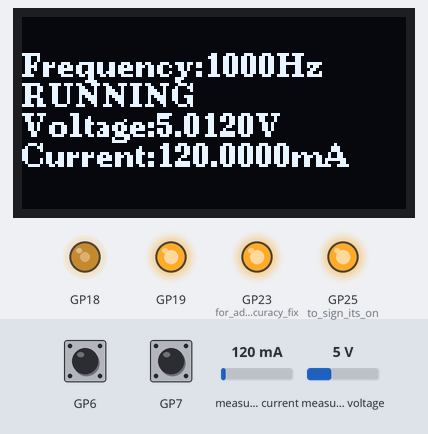
This sketch was run on a simulated Raspberry Pi Pico. On the bench: 128×64 one-colour display, output pins drawn as LEDs (lit = HIGH). The inputs (shaded band) are chosen by the test bench; at power-on: GP7 HIGH, GP6 HIGH, measured current 120 mA, measured voltage 5 V (analog values on the 0–1023 scale). What the sketch prints to the serial monitor is not drawn.

Above: at 1.2 s.
1.3 s: GP7 pulled LOW for 1 s
At 1.9 s:
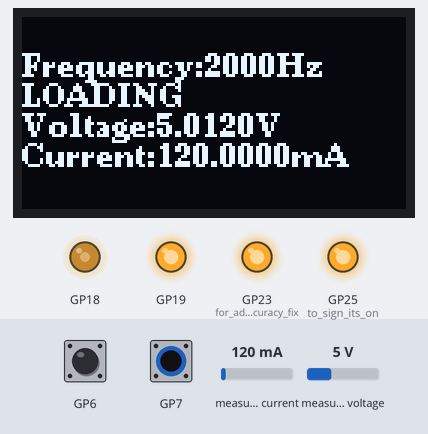
4.0 s: GP6 pulled LOW for 3.2 s
At 5.9 s:
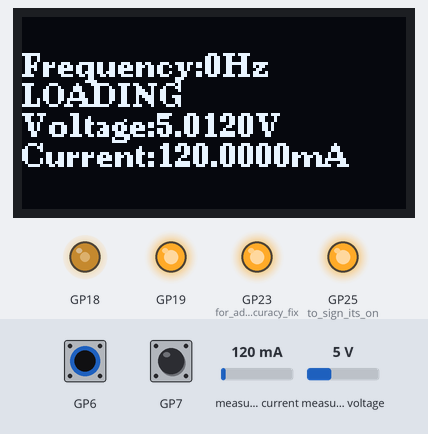
8.7 s: measured current set to 40 mA
At 9.6 s:
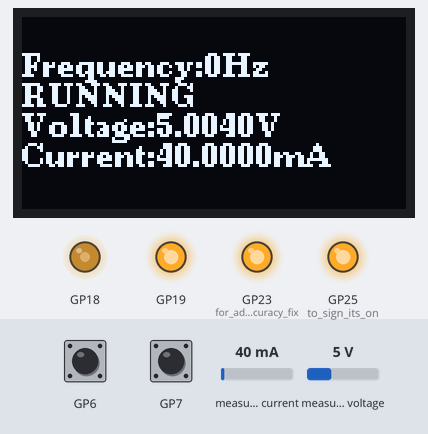
10.3 s: measured voltage set to 0.3 V
At 11.3 s:
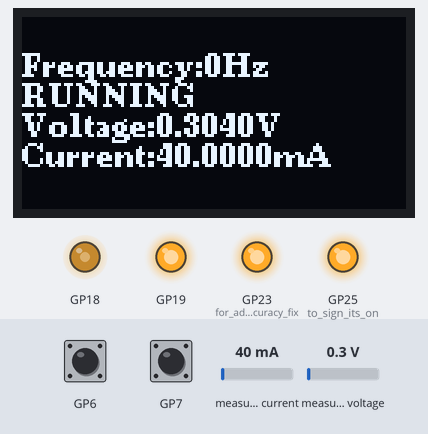
11.9 s: GP7 pulled LOW for 0.15 s
At 13.3 s:
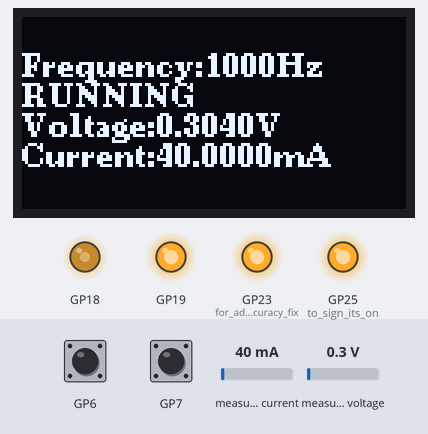
14.2 s: GP6 pulled LOW for 1 s
At 15.2 s:
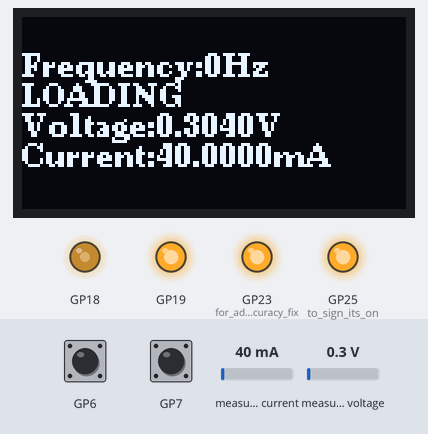
Timing chart, 0 to 17.2 s (numbered marks = the images above; inputs shaded):
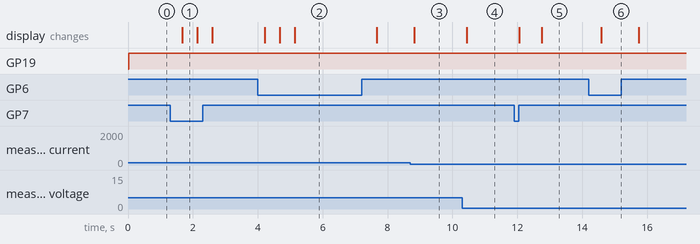

The sketch:

raspiPico.ino
```cpp
#include <U8g2lib.h>
#include <Wire.h>
#include <Adafruit_INA219.h>
#include <iomanip>
#include <sstream>

// #define RED 6
// #define GREEN 7
/*
   ! perhitungan I paling akurat = nilai sensor V dibagi resistansi (dicoba pakai 10 ohm)
*/

float shuntvoltage = 0;
float busvoltage = 0;
float current_mA = 0;
float loadvoltage = 0;

int fqbase = 1000; // initial frequency
int fqmax = 130000;
int fq = fqbase;
int fqnext = fq;
int fqInterval = 1000; // interval between frequency

float adc_voltage = 0.0;
int adc_value = 0;
float R1 = 30000.0;
float R2 = 7500.0;
float I, V;
float pi = 3.14159;
float R = 2.00; // load resistor

float avgV, Vtot, Vcount, Vrms, Vmax, Vdc; // V and I rms based on https://www.electricaltechnology.org/2019/05/rms-voltage-calculator.html
float avgI, Itot, Icount, Irms, Imax;
bool sendFlag = false;

/*
  ! pins to raspberry pi pico
  pins for fixes and tweaks
  gp23 for better adc
  gp25 for onboard led

  pins for button
  gp6 for red
  gp7 for green

  pins for h bridge
  gp19 for 100% duty cycle
  gp18 for direction pwm (square wave input to h bridge)

  pins for ssd1306 OLED and INA219 using I2C
  gp4 (SDA) to SDA (default SDA I2C)
  gp5 (SCL) to SCK (default SCL I2C)
*/

Adafruit_INA219 ina219;
U8G2_SSD1306_128X64_NONAME_F_HW_I2C u8g2(U8G2_R0, /* reset=*/U8X8_PIN_NONE);

void setup()
{

  // initial setup and necessary fixes
  pinMode(23, OUTPUT); // for adc accuracy fix
  digitalWrite(23, HIGH);
  pinMode(25, OUTPUT); // to sign its on
  digitalWrite(25, HIGH);

  // setup for output and input pins
  pinMode(18, OUTPUT);

  analogWriteFreq(fq);
  analogWriteResolution(8);
  analogWrite(18, 127);

  pinMode(6, INPUT_PULLUP);
  pinMode(7, INPUT_PULLUP);
}

void setup1()
{
  // init for serial monitor, V, and I variables
  Serial.begin(9600);
  ina219.begin();
  ina219.setCalibration_16V_400mA();

  avgV = 0;
  Vtot = 0;
  Vcount = 0;
  Vrms = 0;
  Vmax = 0;
  V = 0;
  Vdc = 0;
  avgI = 0;
  Itot = 0;
  Icount = 0;
  Irms = 0;
  Imax = 0;
  I = 0;
  shuntvoltage = 0;
  busvoltage = 0;
  current_mA = 0;
  loadvoltage = 0;

  // ssd 1306 setup
  u8g2.begin();
  u8g2.clearBuffer();
  u8g2.setFont(u8g2_font_ncenB08_tr);

  // hbridge PWM as 100% duty cycle for power
  pinMode(19, OUTPUT);
  digitalWrite(19, HIGH);

  analogReadResolution(12);
}

void loop()
{
  // base frequency generator
  // commented code below not used on current version
  bool REDlogic = digitalRead(6);
  bool GREENlogic = digitalRead(7);
  if (REDlogic == false && GREENlogic == false)
  {
  }
  else if (REDlogic == false)
  {
    if (fqnext >= fqbase)
    {
      fqnext -= fqInterval;
    }
  }
  else if (GREENlogic == false)
  {
    if (fqnext <= fqmax)
    {
      fqnext += fqInterval;
    }
  }
  else if (REDlogic == true && GREENlogic == true)
  {
    if ((fqnext != fq))
    {
      fq = fqnext;
      analogWriteFreq(fq);
      analogWriteResolution(8);
      analogWrite(18, 127);
    }
  }
  delay(500);
}

void loop1()
{
  u8g2.clearBuffer();
  // get data through serial monitor
  // template in serial "<frequency>,<Voltage in V>,<Current in mA>,<Power in W>"
  // Frequency-to-serial-monitor
  // for (int j; j = 20; j++)
  //{
  shuntvoltage = ina219.getShuntVoltage_mV();
  busvoltage = ina219.getBusVoltage_V();
  loadvoltage = busvoltage + shuntvoltage / 1000;
  V = loadvoltage;
  current_mA = ina219.getCurrent_mA();
  if (current_mA >= 0)
  {
    I = current_mA;
  }
  u8g2.drawStr(0, 20, ("Frequency:" + std::to_string(fqnext) + "Hz").c_str()); // expected frequency
  if (fq != fqnext)
  {
    u8g2.drawStr(0, 30, "LOADING");
  }
  else
  {
    u8g2.drawStr(0, 30, "RUNNING");
  }

  std::stringstream streamI, streamV;
  // current,voltage-to-display needed tobe contant char
  streamV << std::fixed << std::setprecision(4) << V;
  u8g2.drawStr(0, 40, ("Voltage:" + streamV.str() + "V").c_str());
  streamI << std::fixed << std::setprecision(4) << I;
  u8g2.drawStr(0, 50, ("Current:" + streamI.str() + "mA").c_str());

  u8g2.sendBuffer();

  // to serial monitor
  Serial.print(fq);
  Serial.print(",");
  Serial.print(V);
  Serial.print(",");
  Serial.print(I);
  Serial.print(",");
  Serial.println(V * (I / 1000), 4);

  // reset vars
  avgV = 0;
  Vtot = 0;
  Vcount = 0;
  Vrms = 0;
  Vmax = 0;
  V = 0;
  Vdc = 0;
  avgI = 0;
  Itot = 0;
  Icount = 0;
  Irms = 0;
  Imax = 0;
  I = 0;
  shuntvoltage = 0;
  busvoltage = 0;
  current_mA = 0;
  loadvoltage = 0;
  delay(200);
}
```

Measured:
- after the input at 1.3 s, the display: changes after 0.38 s (image 1)
- after the input at 4.0 s, the display: first changes after 0.21 s (image 2 shows a later state)
- after the input at 8.7 s, the display: changes after 0.13 s (image 3)
- after the input at 10.3 s, the display: changes after 0.14 s (image 4)
- after the input at 11.9 s, the display: first changes after 0.16 s (image 5 shows a later state)
- after the input at 14.2 s, the display: changes after 0.39 s (image 6)
